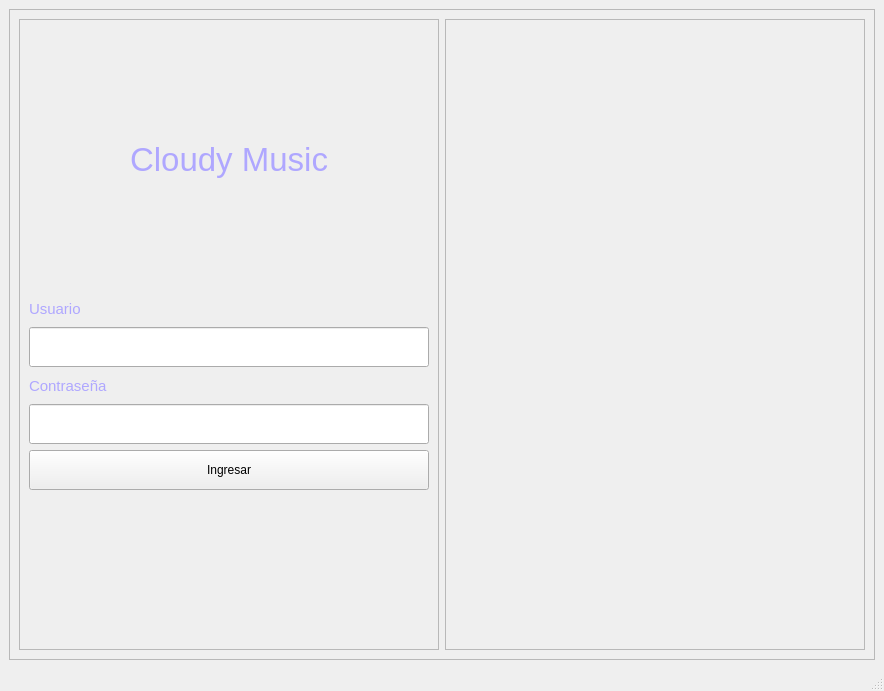
<?xml version="1.0" encoding="UTF-8"?>
<ui version="4.0">
 <class>MainWindow</class>
 <widget class="QMainWindow" name="MainWindow">
  <property name="geometry">
   <rect>
    <x>0</x>
    <y>0</y>
    <width>884</width>
    <height>691</height>
   </rect>
  </property>
  <property name="windowTitle">
   <string>MainWindow</string>
  </property>
  <property name="styleSheet">
   <string notr="true">.boton{
background-color:rgb(175, 167, 255);
border-bottom:1px solid rgb(85, 0, 127);
border-radius:15px;
}
.boton:hover{
cursor: pointer;
background-color:rgb(133, 121, 252);
}
.line{
border-radius:15px;
}
.fondo{
background-color:rgb(3, 2, 7);
}</string>
  </property>
  <property name="class" stdset="0">
   <string>fondo</string>
  </property>
  <widget class="QWidget" name="centralwidget">
   <layout class="QHBoxLayout" name="horizontalLayout">
    <item>
     <widget class="QFrame" name="frame">
      <property name="frameShape">
       <enum>QFrame::StyledPanel</enum>
      </property>
      <property name="frameShadow">
       <enum>QFrame::Raised</enum>
      </property>
      <layout class="QHBoxLayout" name="horizontalLayout_3">
       <item>
        <layout class="QHBoxLayout" name="horizontalLayout_2">
         <item>
          <widget class="QFrame" name="frame_2">
           <property name="frameShape">
            <enum>QFrame::StyledPanel</enum>
           </property>
           <property name="frameShadow">
            <enum>QFrame::Raised</enum>
           </property>
           <layout class="QVBoxLayout" name="verticalLayout_2">
            <item>
             <layout class="QVBoxLayout" name="verticalLayout">
              <item>
               <widget class="QLabel" name="label_4">
                <property name="font">
                 <font>
                  <pointsize>25</pointsize>
                 </font>
                </property>
                <property name="styleSheet">
                 <string notr="true">color:rgb(175, 167, 255);</string>
                </property>
                <property name="text">
                 <string>Cloudy Music</string>
                </property>
                <property name="alignment">
                 <set>Qt::AlignCenter</set>
                </property>
               </widget>
              </item>
              <item>
               <widget class="QLabel" name="label_3">
                <property name="maximumSize">
                 <size>
                  <width>16777215</width>
                  <height>25</height>
                 </size>
                </property>
                <property name="font">
                 <font>
                  <pointsize>11</pointsize>
                 </font>
                </property>
                <property name="styleSheet">
                 <string notr="true">color:rgb(175, 167, 255);</string>
                </property>
                <property name="text">
                 <string>Usuario</string>
                </property>
               </widget>
              </item>
              <item>
               <widget class="QLineEdit" name="txt_user">
                <property name="maximumSize">
                 <size>
                  <width>16777215</width>
                  <height>40</height>
                 </size>
                </property>
                <property name="class" stdset="0">
                 <string>line</string>
                </property>
               </widget>
              </item>
              <item>
               <widget class="QLabel" name="label_2">
                <property name="maximumSize">
                 <size>
                  <width>16777215</width>
                  <height>25</height>
                 </size>
                </property>
                <property name="font">
                 <font>
                  <pointsize>11</pointsize>
                 </font>
                </property>
                <property name="styleSheet">
                 <string notr="true">color:rgb(175, 167, 255);</string>
                </property>
                <property name="text">
                 <string>Contraseña</string>
                </property>
               </widget>
              </item>
              <item>
               <widget class="QLineEdit" name="txt_pass">
                <property name="maximumSize">
                 <size>
                  <width>16777215</width>
                  <height>40</height>
                 </size>
                </property>
                <property name="class" stdset="0">
                 <string>line</string>
                </property>
               </widget>
              </item>
              <item>
               <widget class="QPushButton" name="btn_login">
                <property name="maximumSize">
                 <size>
                  <width>16777215</width>
                  <height>40</height>
                 </size>
                </property>
                <property name="text">
                 <string>Ingresar</string>
                </property>
                <property name="class" stdset="0">
                 <string>boton</string>
                </property>
               </widget>
              </item>
              <item>
               <spacer name="verticalSpacer">
                <property name="orientation">
                 <enum>Qt::Vertical</enum>
                </property>
                <property name="sizeType">
                 <enum>QSizePolicy::Fixed</enum>
                </property>
                <property name="sizeHint" stdset="0">
                 <size>
                  <width>20</width>
                  <height>150</height>
                 </size>
                </property>
               </spacer>
              </item>
             </layout>
            </item>
           </layout>
          </widget>
         </item>
         <item>
          <widget class="QFrame" name="frame_3">
           <property name="frameShape">
            <enum>QFrame::StyledPanel</enum>
           </property>
           <property name="frameShadow">
            <enum>QFrame::Raised</enum>
           </property>
           <layout class="QHBoxLayout" name="horizontalLayout_4">
            <item>
             <layout class="QVBoxLayout" name="verticalLayout_3">
              <item>
               <widget class="QLabel" name="label">
                <property name="sizePolicy">
                 <sizepolicy hsizetype="Expanding" vsizetype="Preferred">
                  <horstretch>0</horstretch>
                  <verstretch>0</verstretch>
                 </sizepolicy>
                </property>
                <property name="styleSheet">
                 <string notr="true">border-image:url(&quot;img/waves.png&quot;);</string>
                </property>
                <property name="text">
                 <string/>
                </property>
               </widget>
              </item>
             </layout>
            </item>
           </layout>
          </widget>
         </item>
        </layout>
       </item>
      </layout>
     </widget>
    </item>
   </layout>
  </widget>
  <widget class="QMenuBar" name="menubar">
   <property name="geometry">
    <rect>
     <x>0</x>
     <y>0</y>
     <width>884</width>
     <height>26</height>
    </rect>
   </property>
  </widget>
  <widget class="QStatusBar" name="statusbar"/>
 </widget>
 <resources/>
 <connections/>
</ui>
